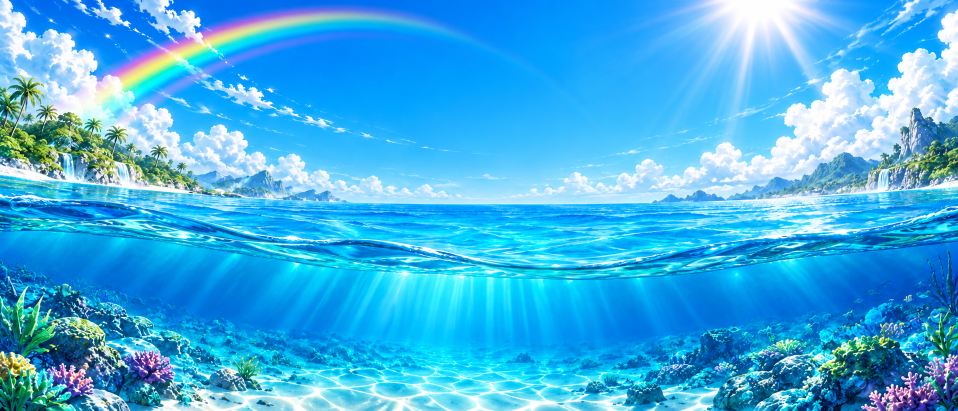
#> input picture art/background.png, 1916 x 821 px (shown at 1/2 size); its folder holds 4 pictures in this run
$ python build-scene-assets.py
#> lines starting #> are read from the running program, lines starting #| are printed output that depends on the picture; after the words box and inside, x2 and y2 are one past the last pixel; in counts of white or black regions, pixels touching at a corner belong together
#> in main, bg is the input picture: PIL image 1916x821 RGB; mean R, G, B 65.1, 174.6, 228.5
#| public/scene/background.webp  1916x821  380 KB
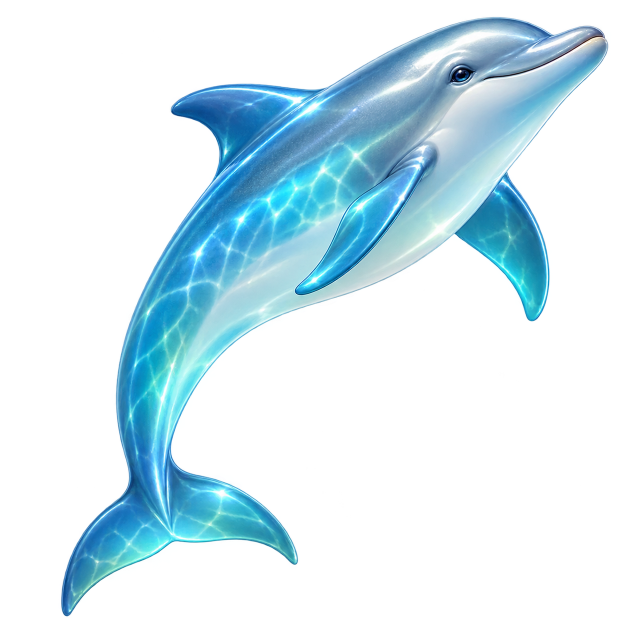
#> input picture art/dolphin.png, 1254 x 1254 px (shown at 1/2 size)
"""Builds the web-ready wallpaper assets in public/scene/ from the source art in art/.

    python scripts/build-scene-assets.py

- background.png  -> background.webp
                     underwater-mask.svg (from SURFACE, the traced bottom edge of the water surface)
- dolphin.png     -> dolphin.webp (trimmed)
- fish/*.png      -> fish/*.webp (trimmed)
- bubbles.png     -> bubbles/bubble-1..7.webp (the single bubbles in the sheet's top row)
- dylan-gum.jpg   -> public/dylan.webp (the avatar; already square, so only scaled down)
- homepage/**     -> public/homepage/**/<name>.webp (1400px) + <name>-thumb.webp (400px), for the
                     Interests site; EXIF (incl. GPS) is dropped. Reference them in src/data/homepage.ts.
- Steam headers   -> public/homepage/games/steam-<appId>.jpg for every appId in src/data/homepage.ts
- Board games     -> public/homepage/games/bgg-<bggId>.webp (400px) for every bggId in src/data/homepage.ts
- icons/*.png     -> public/icons/<name>.webp, 256x256 (trimmed, centred on a square). The full-size
                     generated icons live in art/icons/; reference the .webp in src/data/apps.ts etc.

The cut-outs have faint near-transparent specks left over from background removal; those are
cleared so each sprite trims to its real bounds (and compresses far better).
"""

import re
import urllib.request
from pathlib import Path

import numpy as np
from PIL import Image

ROOT = Path(__file__).resolve().parent.parent
SRC = ROOT / "art"
OUT = ROOT / "public" / "scene"

SPECK_ALPHA = 20  # alpha below this is background-removal dust
TRIM_ALPHA = 40  # bounds are measured on pixels at least this opaque
PAD = 6


def clean(im: Image.Image) -> Image.Image:
    arr = np.array(im.convert("RGBA"))
#> arr is the input picture: shape (1254, 1254, 4); mean R, G, B, A 31.2, 55, 64.2, 72.4
    arr[arr[:, :, 3] < SPECK_ALPHA] = 0
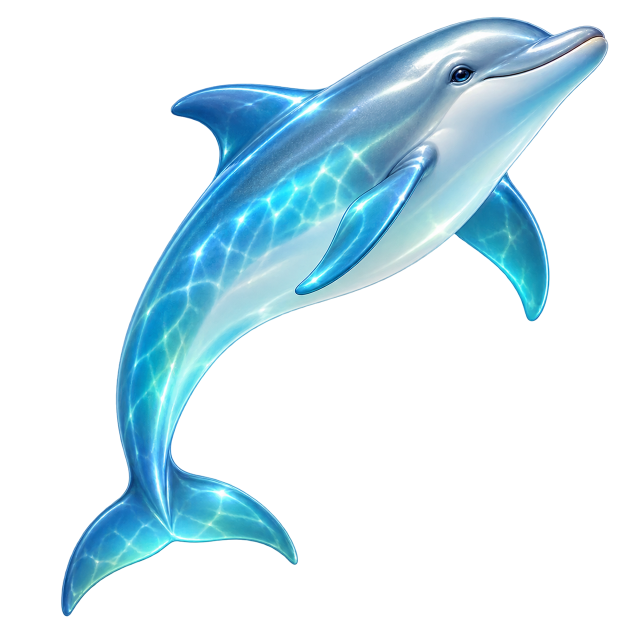
#> arr: shape (1254, 1254, 4) (shown at 1/2 size); 1.9% of pixels changed, all inside (x1, y1, x2, y2) = (0, 27, 1224, 1237); transparent parts drawn white
    return Image.fromarray(arr)


def trim(im: Image.Image) -> Image.Image:
    alpha = np.array(im)[:, :, 3]
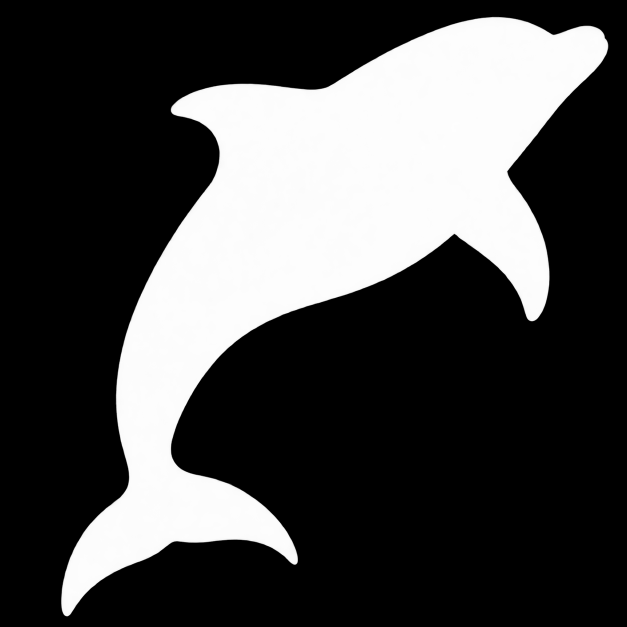
#> alpha: shape (1254, 1254) (shown at 1/2 size); min 0, max 255, mean 72.3
    ys, xs = np.where(alpha >= TRIM_ALPHA)
    box = (
        max(0, xs.min() - PAD),
        max(0, ys.min() - PAD),
        min(im.width, xs.max() + PAD + 1),
        min(im.height, ys.max() + PAD + 1),
    )
#> box = (116, 28, 1223, 1239)
    return im.crop(box)
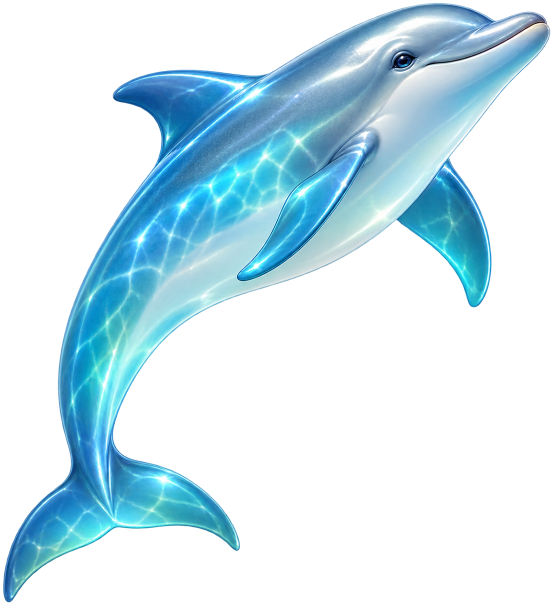
#> returned value: PIL image 1107x1211 RGBA (shown at 1/2 size); mean R, G, B, A 34.7, 60.3, 70.5, 84.8; transparent parts drawn white


def fit(im: Image.Image, longest: int) -> Image.Image:
#> called with longest = 360
    scale = longest / max(im.size)
#> scale = 0.297
    if scale >= 1:
        return im
    return im.resize((round(im.width * scale), round(im.height * scale)), Image.LANCZOS)
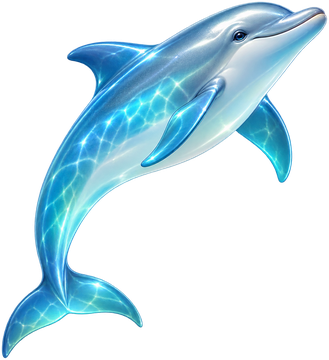
#> returned value: PIL image 329x360 RGBA; mean R, G, B, A 35.7, 62.4, 73.4, 84.9; transparent parts drawn white


def save(im: Image.Image, path: Path, quality: int = 86) -> None:
    path.parent.mkdir(parents=True, exist_ok=True)
    im.save(path, "WEBP", quality=quality, method=6)
    print(f"{path.relative_to(ROOT)}  {im.width}x{im.height}  {path.stat().st_size // 1024} KB")


def sprite(src: Path, dest: Path, longest: int) -> None:
    save(fit(trim(clean(Image.open(src))), longest), dest)
#| public/scene/dolphin.webp  329x360  24 KB


def bubbles(src: Path, dest_dir: Path) -> None:
    """Slice the top row of the sheet into single bubbles, split on empty columns."""
#> (the run stopped early here; a loop or call above may not have finished)
